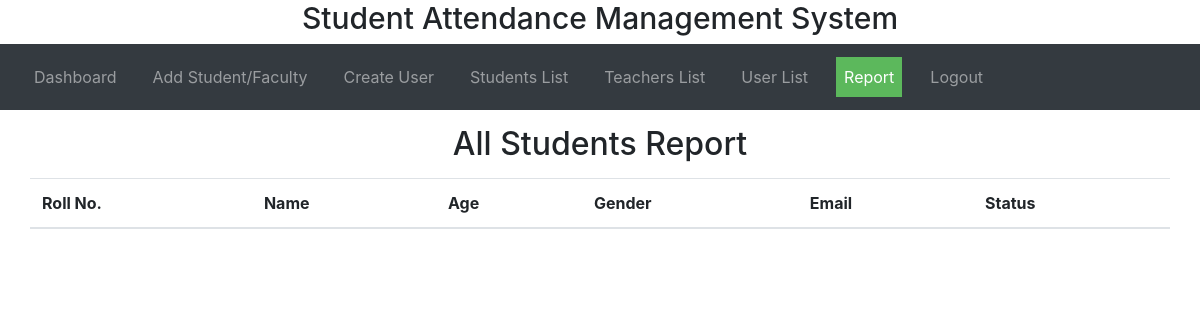
Before: /report.php with the older database file.
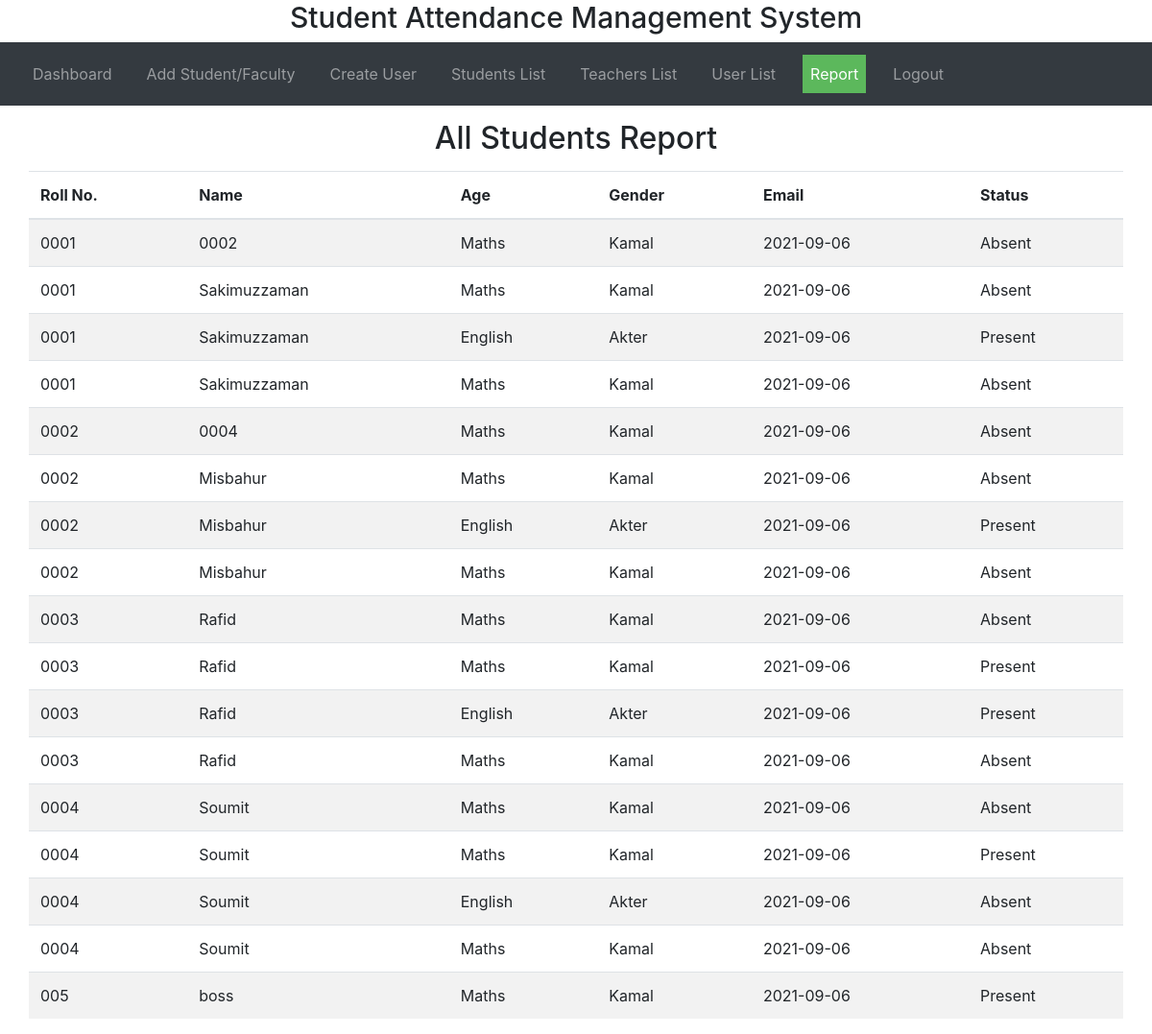
After: the same page with the newer database file.
### tables this page shows
CREATE TABLE `report` (
  `roll_no` varchar(30) NOT NULL,
  `name` varchar(30) NOT NULL,
  `subject` varchar(30) NOT NULL,
  `teacher` varchar(30) NOT NULL,
  `date` date NOT NULL,
  `status` varchar(30) NOT NULL
);

### report.php (the view, shortened to what this page needs)
<?php
     $conn = mysqli_connect("localhost", "root","","sams");
?>
<!DOCTYPE html>
<html lang="en">
<head>
  <link rel="stylesheet" href="https://maxcdn.bootstrapcdn.com/bootstrap/4.5.2/css/bootstrap.min.css">
  <link rel="stylesheet" href="css/style.css">
</head>
<body>
<h3 class="header">Student Attendance Management System</h3>
    <nav class="navbar navbar-expand-sm bg-dark navbar-dark">
       <ul class="navbar-nav">
        <li class="nav-item">
          <a class="nav-link" href="admin.php">Dashboard</a>
        </li>
        <li class="nav-item">
          <a class="nav-link" href="admin-add-user.php">Add Student/Faculty</a>
        </li>
        <li class="nav-item">
          <a class="nav-link" href="create-user.php">Create User</a>
        </li>
        <li class="nav-item">
          <a class="nav-link" href="student-list.php">Students List</a>
        </li>
        <li class="nav-item">
          <a class="nav-link" href="teacher-list.php">Teachers List</a>
        </li>
        <li class="nav-item">
          <a class="nav-link" href="user-list.php">User List</a>
        </li>
        <li class="nav-item">
          <a class="nav-link active" href="report.php">Report</a>
        </li>
        <li class="nav-item">
          <a class="nav-link" href="login.php">Logout</a>
        </li>
      </ul>
    </nav>
<h2 style="text-align:center; margin: 15px 0;">All Students Report</h2>
<div class="container">
  <div class="row">
    <table class="table table-striped table-hover">
        <thead>
        <tr>
          <th scope="col">Roll No.</th>
          <th scope="col">Name</th>
          <th scope="col">Age</th>
          <th scope="col">Gender</th>
          <th scope="col">Email</th>
          <th scope="col">Status</th>
        </tr>
        </thead>
     <?php
       $all_query = mysqli_query($conn, "SELECT * from report ORDER BY roll_no asc");
       while ($data = mysqli_fetch_array($all_query)) {
       ?>
       <tr>
         <td><?php echo $data['roll_no']; ?></td>
         <td><?php echo $data['name']; ?></td>
         <td><?php echo $data['subject']; ?></td>
         <td><?php echo $data['teacher']; ?></td>
         <td><?php echo $data['date']; ?></td>
         <td><?php echo $data['status']; ?></td>
       </tr>
       <?php
            }
        ?>
      </table>
  </div>
</div>
</body>
</html>

Changed rows visible on the page:
added report: roll_no "0001", name "0002", subject "Maths", teacher "Kamal", date "2021-09-06", status "Absent"
added report: roll_no "0001", name "Sakimuzzaman", subject "Maths", teacher "Kamal", date "2021-09-06", status "Absent"
added report: roll_no "0001", name "Sakimuzzaman", subject "English", teacher "Akter", date "2021-09-06", status "Present"
added report: roll_no "0001", name "Sakimuzzaman", subject "Maths", teacher "Kamal", date "2021-09-06", status "Absent"
added report: roll_no "0002", name "0004", subject "Maths", teacher "Kamal", date "2021-09-06", status "Absent"
added report: roll_no "0002", name "Misbahur", subject "Maths", teacher "Kamal", date "2021-09-06", status "Absent"
added report: roll_no "0002", name "Misbahur", subject "English", teacher "Akter", date "2021-09-06", status "Present"
added report: roll_no "0002", name "Misbahur", subject "Maths", teacher "Kamal", date "2021-09-06", status "Absent"
added report: roll_no "0003", name "Rafid", subject "Maths", teacher "Kamal", date "2021-09-06", status "Absent"
added report: roll_no "0003", name "Rafid", subject "Maths", teacher "Kamal", date "2021-09-06", status "Present"
added report: roll_no "0003", name "Rafid", subject "English", teacher "Akter", date "2021-09-06", status "Present"
added report: roll_no "0003", name "Rafid", subject "Maths", teacher "Kamal", date "2021-09-06", status "Absent"
added report: roll_no "0004", name "Soumit", subject "Maths", teacher "Kamal", date "2021-09-06", status "Absent"
added report: roll_no "0004", name "Soumit", subject "Maths", teacher "Kamal", date "2021-09-06", status "Present"
added report: roll_no "0004", name "Soumit", subject "English", teacher "Akter", date "2021-09-06", status "Absent"
added report: roll_no "0004", name "Soumit", subject "Maths", teacher "Kamal", date "2021-09-06", status "Absent"
added report: roll_no "005", name "boss", subject "Maths", teacher "Kamal", date "2021-09-06", status "Present"
